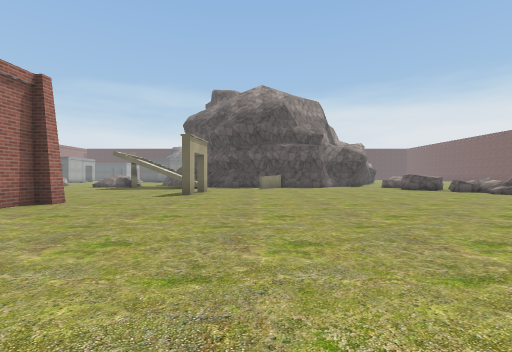
[1] (above)

20 first-person views from a walk through a 3-D level made in the Unity game engine. The camera is 1.2 m above the floor, looks level and sees 85° across. The floor is counted in squares, 2 m on a side. Each view is taken from the middle of a square. On the plan, view 1 faces up. The plan holds only what a view shows up to about 9 squares ahead; the rest is blank. The place goes on beyond the plan. Some surface patterns are stand-ins.

[2]
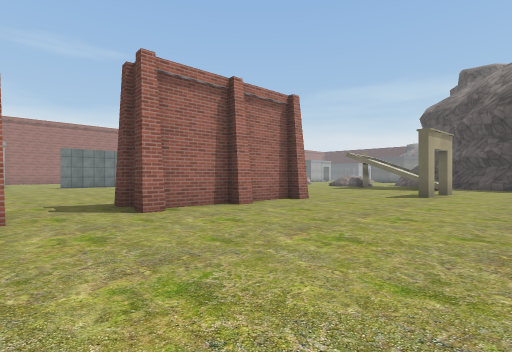

[3]
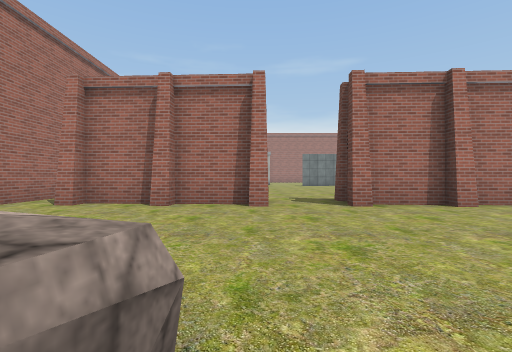

[4]
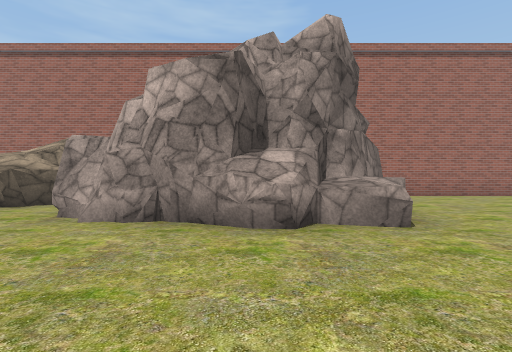

[5]
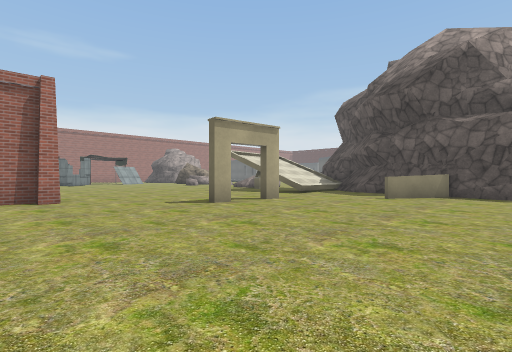

[6]
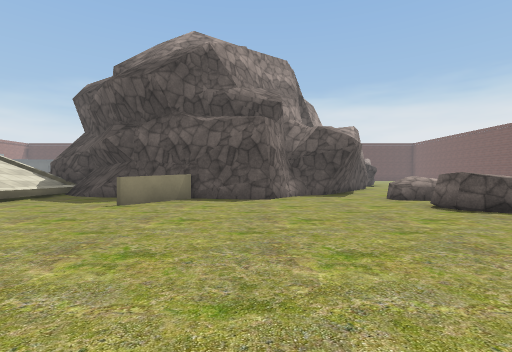

[7]
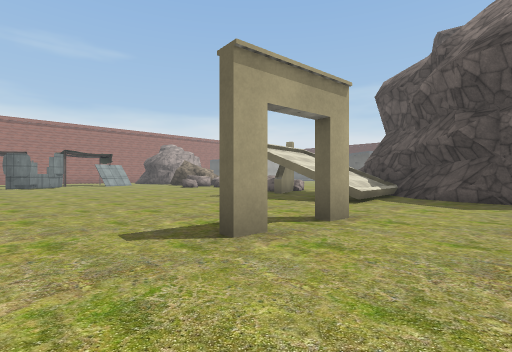

[8]
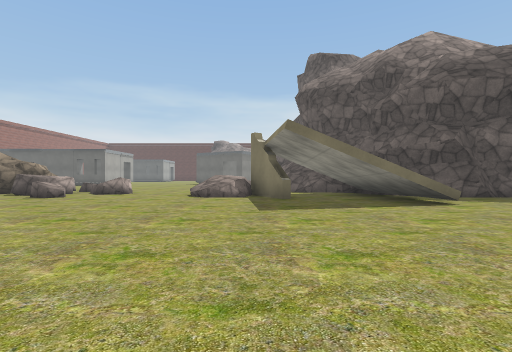

[9]
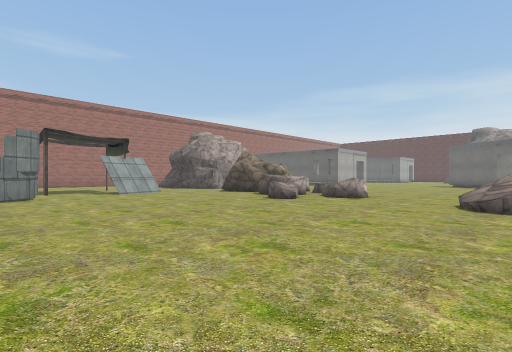

[10]
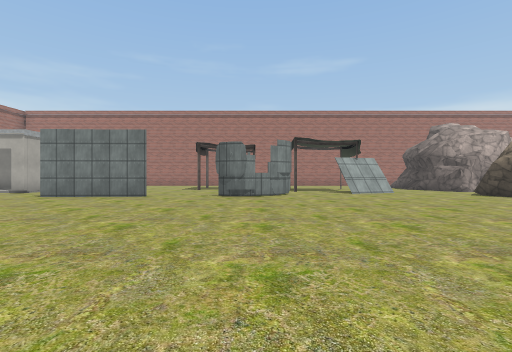

[11]
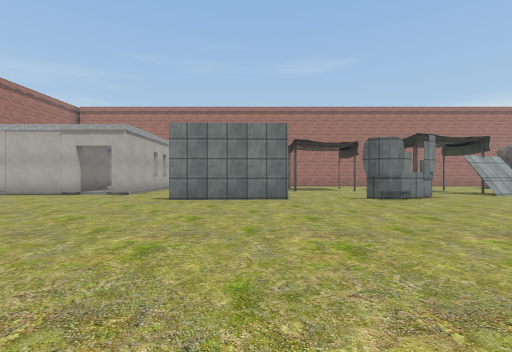

[12]
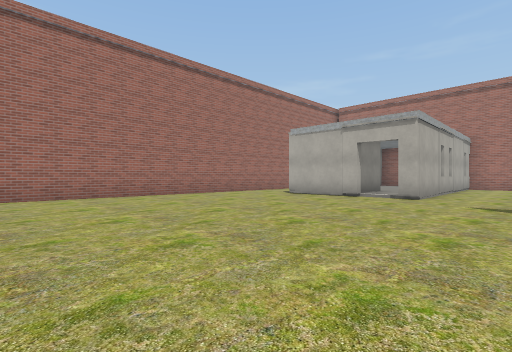

[13]
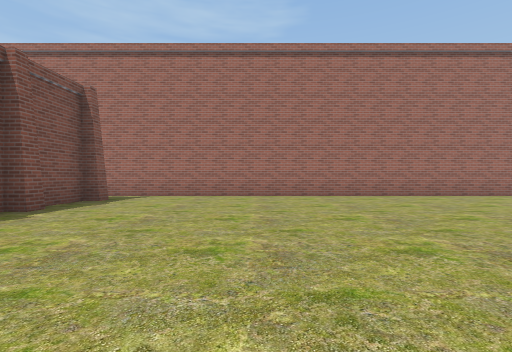

[14]
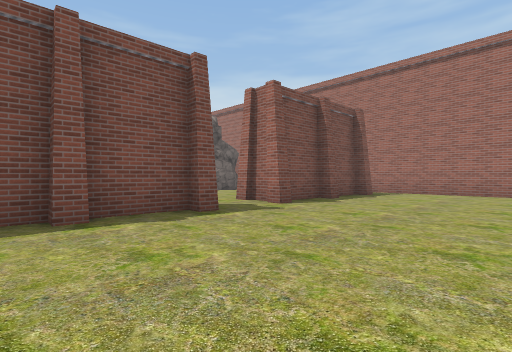

[15]
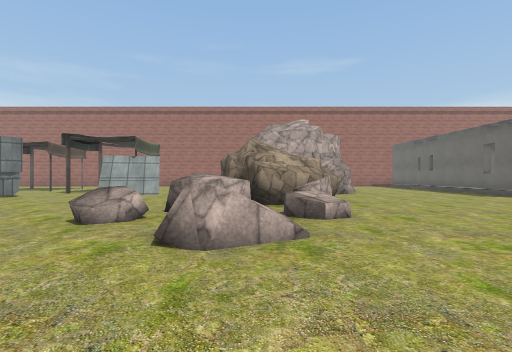

[16]
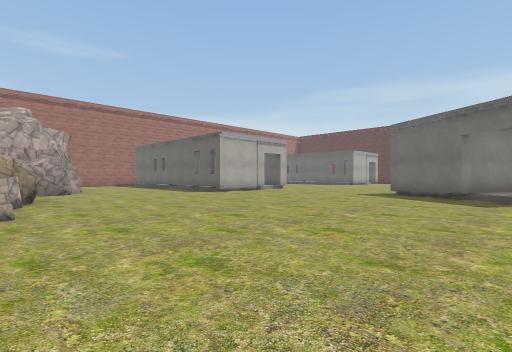

[17]
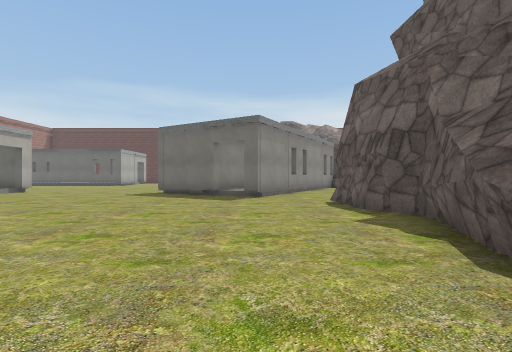

[18]
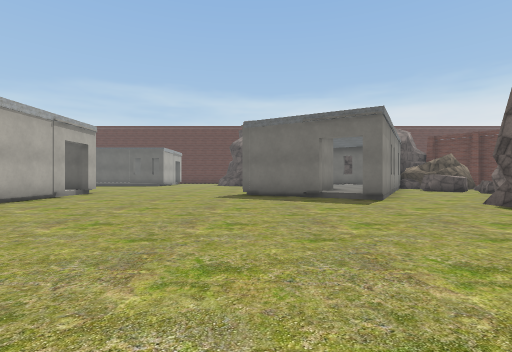

[19]
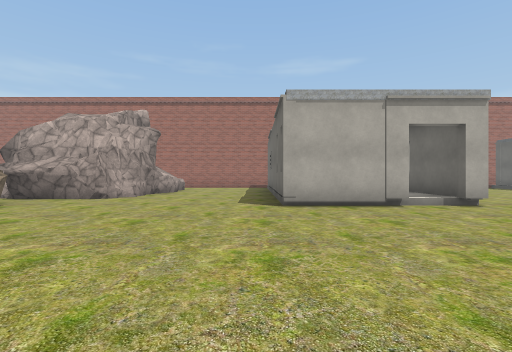

[20]
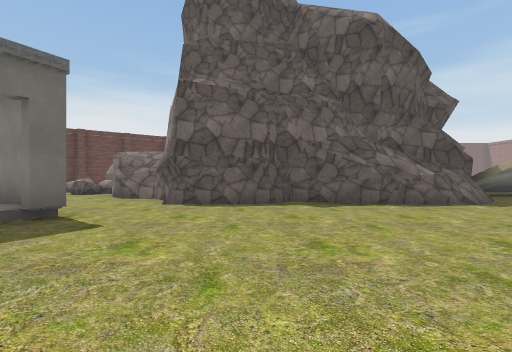

### Floor plan
Key: @ floor where view 1 was taken; # wall or solid block; . main floor; : floor 0.5 m higher than the main floor; + floor 1 m higher than the main floor; * floor 1.75 m higher than the main floor; / step, stairs or slope; = window, fence, low wall or low ledge; ^ raised ledge; R rock; B building; O other object.
Columns run from 20 left of view 1 to 7 right of it. Each row starts with its distance up from view 1.
 28  BBB.....B B#B...O
 27    B.....BBBBB..#
 26    B........B...#
 25 BBBB..........###
 24 ..............##
 23 ..............##
 22 ...............#
 21 ..............##
 20 ##............#
 19  ###^.........#
 18   ###R//......###
 17     ##RR/R./ R ####
 16    ##RR./../ # *+ ##    ###.
 15    ....R...//##/+//######...
 14   ............// :...#.....R
 13   #.............#=...#.....R
 12   .........................R
 11  O..........................
 10  O.O.......................
  9     O.............#.........
  8   ..O.......................
  7   .........................
  6   .........    #...........
  5     #..........#..........
  4     #..........#.........
  3  ...#..........#........
  2 ..............##........
  1 BBB......................
  0   /...........##....@.^...
 -1  BB............#....^#####.
 -2   B...........##....##    .^
 -3   B...........##....#     ##
 -4     ..........##...
 -5    ................
 -6   #################

Positions as (right, up) in squares from view 1, and headings:
1: (0, 0), facing up
2: (0, 0), facing up-left
3: (1, 0), facing left
4: (2, 3), facing down
5: (3, 5), facing up-left
6: (3, 7), facing up
7: (0, 7), facing up-left
8: (-7, 7), facing up
9: (-8, 9), facing up-left
10: (-8, 9), facing left
11: (-9, 5), facing left
12: (-10, 3), facing down-left
13: (-10, 3), facing down
14: (-10, 5), facing down-right
15: (-9, 17), facing left
16: (-8, 18), facing up-left
17: (-8, 18), facing up
18: (-11, 19), facing up
19: (-11, 24), facing left
20: (-12, 23), facing right
